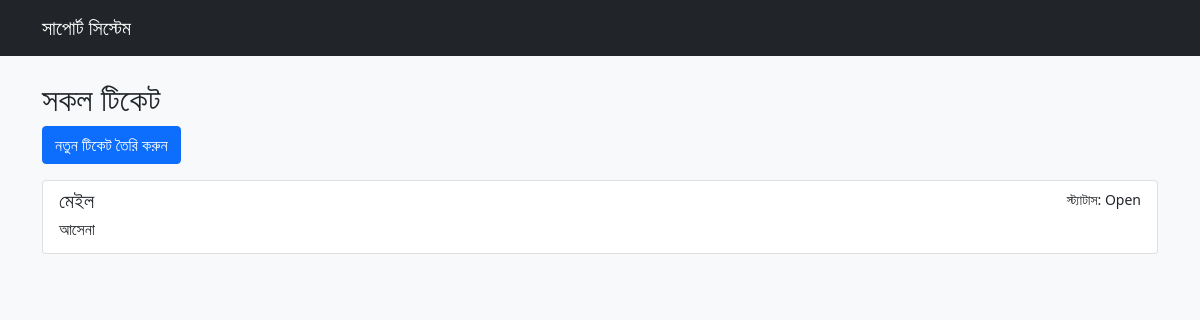
Before: / with the older database file.
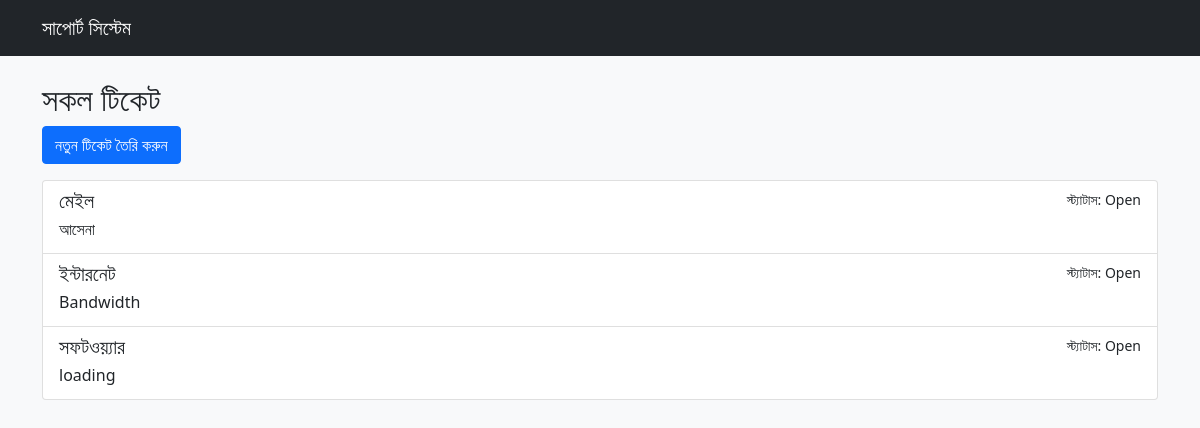
After: the same page with the newer database file.
### app.py (models this page shows)
class Ticket(db.Model):
    id = db.Column(db.Integer, primary_key=True)
    customer_id = db.Column(db.Integer, db.ForeignKey('customer.id'))
    service_type = db.Column(db.String(50))
    problem_description = db.Column(db.String(500))
    status = db.Column(db.String(20), default='Open')
    solution = db.Column(db.String(500))
    assigned_engineer = db.Column(db.Integer, db.ForeignKey('engineer.id'))

### app.py (the view)
@app.route('/')
def dashboard():
    tickets = Ticket.query.all()
    return render_template('dashboard.html', tickets=tickets)

### templates/dashboard.html
{% extends "base.html" %}
{% block content %}
<h2>সকল টিকেট</h2>
<a href="{{ url_for('create_ticket') }}" class="btn btn-primary mb-3">নতুন টিকেট তৈরি করুন</a>
<div class="list-group">
    {% for ticket in tickets %}
    <a href="{{ url_for('view_ticket', ticket_id=ticket.id) }}"
       class="list-group-item list-group-item-action {% if ticket.status == 'Auto-Resolved' %}list-group-item-success{% endif %}">
        <div class="d-flex w-100 justify-content-between">
            <h5 class="mb-1">{{ ticket.service_type }}</h5>
            <small>স্ট্যাটাস: {{ ticket.status }}</small>
        </div>
        <p class="mb-1">{{ ticket.problem_description|truncate(50) }}</p>
    </a>
    {% endfor %}
</div>
{% endblock %}

### templates/base.html (shortened to what this page needs)
<!DOCTYPE html>
<html lang="en">
<head>
    <link href="https://cdn.jsdelivr.net/npm/bootstrap@5.1.3/dist/css/bootstrap.min.css" rel="stylesheet">
</head>
<body class="bg-light">
    <nav class="navbar navbar-expand-lg navbar-dark bg-dark">
        <div class="container">
            <a class="navbar-brand" href="/">সাপোর্ট সিস্টেম</a>
        </div>
    </nav>
    <div class="container mt-4">
        {% block content %}{% endblock %}
    </div>
</body>
</html>

Changed rows visible on the page:
added Ticket: service_type "ইন্টারনেট", status "Open", problem_description "Bandwidth"
added Ticket: service_type "সফটওয়্যার", status "Open", problem_description "loading"
